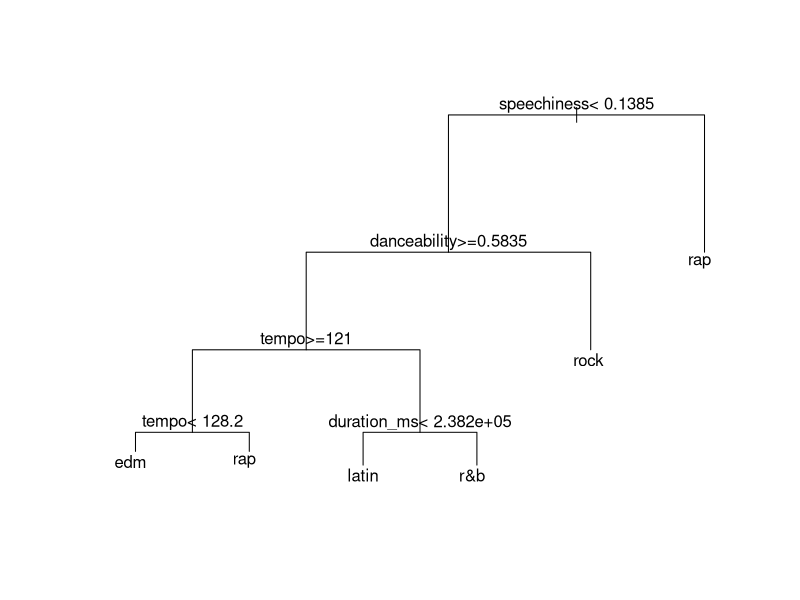

Here is the R script that generated this plot:
## ---- chunk 1
spotify <- read.csv("data/spotify.csv",
                    stringsAsFactors = FALSE)
dim(spotify)
head(spotify)
table(spotify[, 1])
spotify <- spotify[, 1:13]
## ---- chunk 2
numTrainingSamples <- nrow(spotify) * 3/4
trainingSet <- sample(seq_len(nrow(spotify)), size = numTrainingSamples)
spotifyTraining <- spotify[trainingSet, ]
spotifyTesting <- spotify[-trainingSet, ]
## ---- chunk 3
library(rpart)
model <- rpart(genre ~ ., data = spotifyTraining)
plot(model, margin = 0.05)
text(model)
## ---- chunk 4
predictTraining <- predict(model, type = "class")
(accuracyTraining <- mean(spotifyTraining[, 1] == predictTraining))

predictTesting <- predict(model, newdata = spotifyTesting[, -1], type = "class")
(accuracyTesting <- mean(spotifyTesting[, 1] == predictTesting))
## ---- chunk 5
table(predicted = predictTesting, observed = spotifyTesting[, 1])
## ---- chunk 6
predictRandom <- sample(unique(spotifyTesting[, 1]),
                        size = nrow(spotifyTesting),
                        replace = TRUE,
                        prob = table(spotifyTesting[, 1]))
(accuracyRandom <- mean(spotifyTesting[, 1] == predictRandom))
